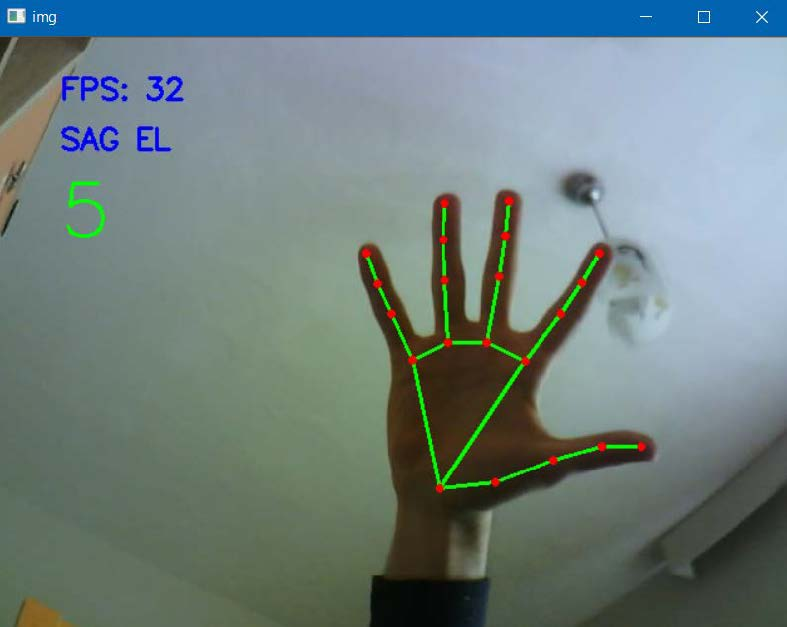
#> input picture Gesture_Hand.jpg, 787 x 627 px, given in place of hand_video.mp4, which was not available
$ python realtime_hand.py
#> lines starting #> are read from the running program, lines starting #| are printed output that depends on the picture; after the words box and inside, x2 and y2 are one past the last pixel; in counts of white or black regions, pixels touching at a corner belong together; pictures that were not available may be replaced by others from this repository, and a replacement may not be noted
import cv2
import numpy as np

cam = cv2.VideoCapture("hand_video.mp4")

while True:
    _,img = cam.read()
#> img is the input picture: shape (627, 787, 3); mean B, G, R 126.3, 127.1, 109.4
    img = cv2.resize(img,(480,720))
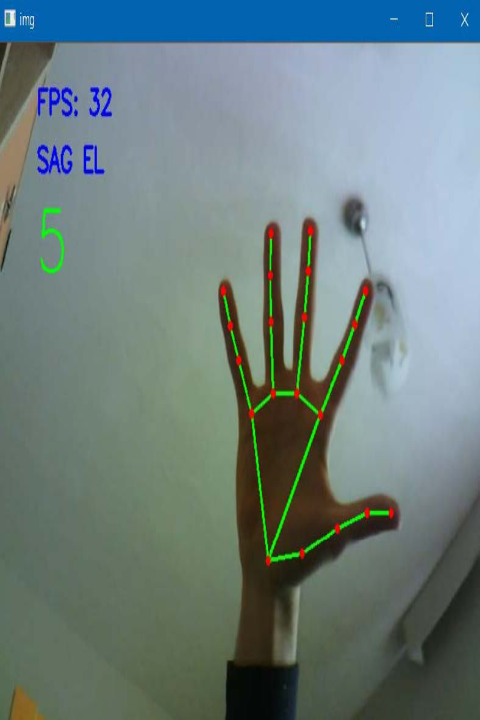
#> img: shape (720, 480, 3); mean B, G, R 126.2, 127.1, 109.4
    imgHSV = cv2.cvtColor(img,cv2.COLOR_BGR2HSV)
#> imgHSV: shape (720, 480, 3); mean H, S, V 74.3, 65.7, 139
    lower = np.array([0,48,80])
    upper = np.array([20,255,255])
    maske = cv2.inRange(imgHSV,lower,upper)
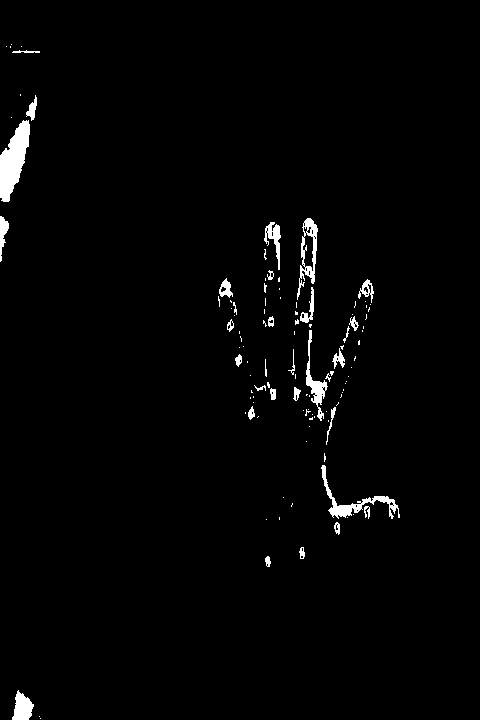
#> maske: shape (720, 480); 1.8% white; 112 white regions (80 under 20 px), largest, box (x1, y1, x2, y2) and area: (0, 120, 30, 202) 1405, (321, 465, 400, 519) 734, (297, 218, 318, 300) 595
    imgBlurred = cv2.blur(maske,(2,2))
    _,thresh = cv2.threshold(imgBlurred,0,255,cv2.THRESH_BINARY)
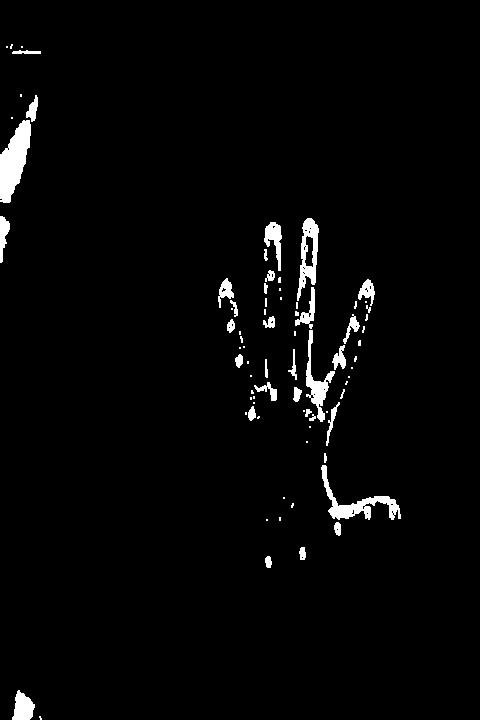
#> thresh: shape (720, 480); 2.5% white; 79 white regions (44 under 20 px)

    contours,_ = cv2.findContours(thresh,cv2.RETR_EXTERNAL,cv2.CHAIN_APPROX_NONE)
#> contours = 79 contours, 49 with area under 20; largest, box (x1, y1, x2, y2) and area: (0, 120, 31, 203) 1438, (297, 218, 319, 301) 944, (321, 465, 401, 520) 922, (306, 330, 335, 422) 630, (12, 690, 35, 720) 424
    count = 0

    hull_list = []
    for i in contours:
        hull = cv2.convexHull(i)
        hull_list.append(hull)
#> this loop made 79 passes
#> (i, hull) on passes 6, 9, 12, 13, 17, 18, 22: ([[266, 519], [266, 520], [267, 520], [267, 519]], [[267, 519], [267, 520], [266, 520], [266, 519]]), ([[283, 497], [283, 498], [284, 498], [284, 497]], [[284, 497], [284, 498], [283, 498], [283, 497]]), ([[306, 441], [306, 442], [307, 442], [307, 441]], [[307, 441], [307, 442], [306, 442], [306, 441]]), ([[309, 426], [309, 427], [310, 427], [310, 426]], [[310, 426], [310, 427], [309, 427], [309, 426]]), ([[326, 411], [326, 412], [327, 412], [327, 411]], [[327, 411], [327, 412], [326, 412], [326, 411]]), ([[303, 410], [303, 411], [304, 411], [304, 410]], [[304, 410], [304, 411], [303, 411], [303, 410]]), ([[253, 402], [253, 403], [254, 403], [254, 402]], [[254, 402], [254, 403], [253, 403], [253, 402]])
#> hull on passes 7, 16, 23, 24, 33, 43: [[280, 517], [280, 520], [279, 520], [279, 517]], [[246, 412], [246, 414], [245, 414], [245, 412]], [[251, 397], [251, 399], [250, 399], [250, 397]], [[254, 396], [254, 398], [253, 398], [253, 396]], [[248, 361], [248, 363], [247, 363], [247, 361]], [[295, 331], [295, 335], [294, 335], [294, 331]]
#> after the loop, hull_list = 79 contours, 46 with area under 20; largest, box (x1, y1, x2, y2) and area: (321, 465, 401, 520) 2639, (306, 330, 335, 422) 1624, (0, 120, 31, 203) 1574, (297, 218, 319, 301) 1198, (264, 222, 282, 271) 555
    cv2.drawContours(img,hull_list,-1,[0,255,0],2)
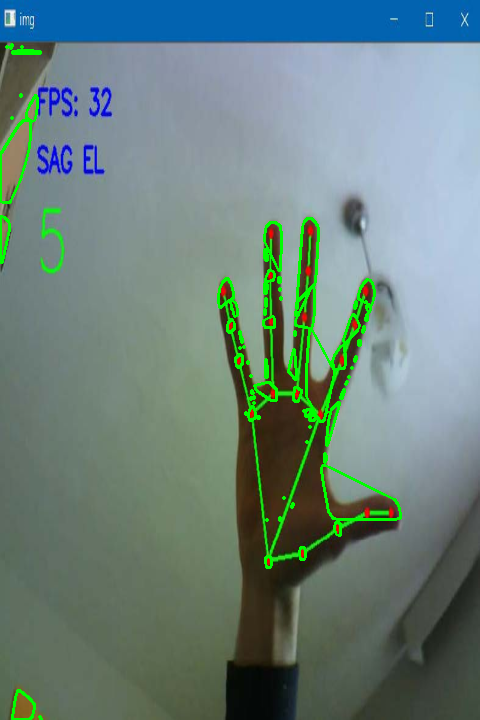
#> img: shape (720, 480, 3); 2.14% of pixels changed, all inside (x1, y1, x2, y2) = (0, 43, 402, 720)

    for contour in contours:
        area = cv2.contourArea(contour)
        if area>400:
            cv2.drawContours(img,contour,contourIdx=-1,color=[255,0,0],thickness=2)

            hull = cv2.convexHull(contour,returnPoints=False)
            defects = cv2.convexityDefects(contour,hull)

            for i in range(defects.shape[0]):
                s,e,f,d = defects[i][0]
                start = tuple(contour[s][0])
                end = tuple(contour[e][0])
                far = tuple(contour[f][0])
                cv2.circle(img,far,5,[0,0,255],-1)

                a = np.sqrt((end[0] - start[0]) ** 2 + (end[1] - start[1]) ** 2)
                b = np.sqrt((far[0] - start[0]) ** 2 + (far[1] - start[1]) ** 2)
                c = np.sqrt((end[0] - far[0]) ** 2 + (end[1] - far[1]) ** 2)
                angle = np.arccos((b ** 2 + c ** 2 - a ** 2) / (2 * b * c))

                if angle <= np.pi / 1.9:
                    count = count +1
#> this loop made 79 passes
#> (area, hull) on passes 2, 45, 72: (424.5, [80, 75, 69, 67, 61, 58, 49, 46, 29, 27, 7, 1, 0]), (630, [251, 175, 173, 109, 106, 104, 100, 73, 40, 10, 0]), (1437.5, [181, 177, 166, 154, 137, 118, 98, 97, 91, 88, 39, 10, 5, 0])
#> area on passes 3, 4, 5, 10, 19, 20: 51.5, 56.5, 63, 921.5, 21, 66.5
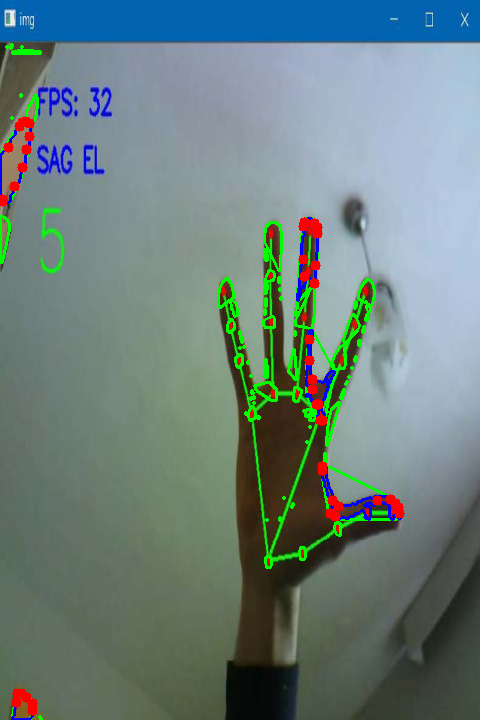
#> img: shape (720, 480, 3); 1.35% of pixels changed, all inside (x1, y1, x2, y2) = (0, 116, 405, 720)
#> after the loop, count = 4


    count = count +1
#> count = 5
    cv2.putText(img, str(count), (0,50), cv2.FONT_HERSHEY_SIMPLEX, 1, (255,0,0), 2, cv2.LINE_AA)
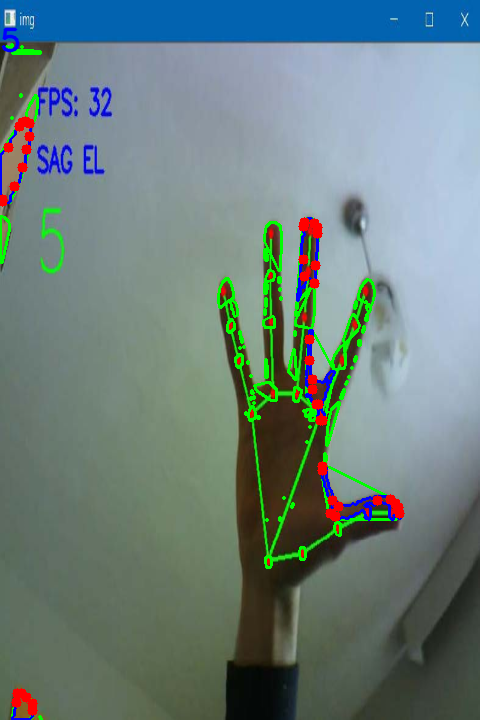
#> img: shape (720, 480, 3); 0.08% of pixels changed, all inside (x1, y1, x2, y2) = (1, 27, 20, 53)
    cv2.imshow("hand",img)

    if cv2.waitKey(1) == 27:
#> (key Esc is pressed here)
        break

cam.release()
cv2.destroyAllWindows()
